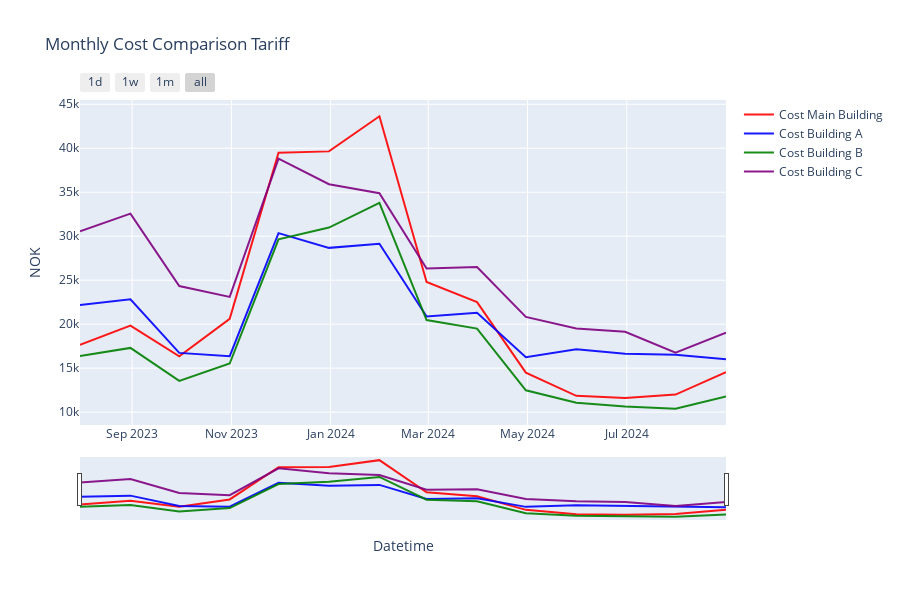

Notebook code cell kept with this figure:
### Markdown cell above
5. Montly Cost with tariff

### Code cell
plot_cols_tar =[
    ColumnParam("Tariff_Cost_Net_Of_Sun", "Cost Main Building"),
    ColumnParam("Tariff_Cost A", "Cost Building A"),
    ColumnParam("Tariff_Cost B", "Cost Building B"),
    ColumnParam("Tariff_Cost C", "Cost Building C"),
]


plot_energy_usage(tariff_cost, plot_cols_tar,
                    titel="Monthly Cost Comparison Tariff",
                    yaxis_title="NOK",
                    tozeroy=False,
                    dark_mode=True,
                    )

### Figure 1 — Plotly figure (JSON) as saved in the notebook; plotly's stock layout.template omitted (floating-point values rounded to 4 significant figures)
{"data": [{"line": {"color": "rgba(255, 0, 0, 0.9)"}, "mode": "lines", "name": "Cost Main Building", "type": "scatter", "x": ["2023-07-31T00:00:00", "2023-08-31T00:00:00", "2023-09-30T00:00:00", "2023-10-31T00:00:00", "2023-11-30T00:00:00", "2023-12-31T00:00:00", "2024-01-31T00:00:00", "2024-02-29T00:00:00", "2024-03-31T00:00:00", "2024-04-30T00:00:00", "2024-05-31T00:00:00", "2024-06-30T00:00:00", "2024-07-31T00:00:00", "2024-08-31T00:00:00"], "y": [17660.0, 19840.0, 16350.0, 20610.0, 39500.0, 39650.0, 43640.0, 24790.0, 22510.0, 14480.0, 11850.0, 11620.0, 12000.0, 14560.0]}, {"line": {"color": "rgba(0, 0, 255, 0.9)"}, "mode": "lines", "name": "Cost Building A", "type": "scatter", "x": ["2023-07-31T00:00:00", "2023-08-31T00:00:00", "2023-09-30T00:00:00", "2023-10-31T00:00:00", "2023-11-30T00:00:00", "2023-12-31T00:00:00", "2024-01-31T00:00:00", "2024-02-29T00:00:00", "2024-03-31T00:00:00", "2024-04-30T00:00:00", "2024-05-31T00:00:00", "2024-06-30T00:00:00", "2024-07-31T00:00:00", "2024-08-31T00:00:00"], "y": [22180.0, 22830.0, 16740.0, 16360.0, 30350.0, 28680.0, 29140.0, 20870.0, 21300.0, 16240.0, 17140.0, 16640.0, 16540.0, 16020.0]}, {"line": {"color": "rgba(0, 128, 0, 0.9)"}, "mode": "lines", "name": "Cost Building B", "type": "scatter", "x": ["2023-07-31T00:00:00", "2023-08-31T00:00:00", "2023-09-30T00:00:00", "2023-10-31T00:00:00", "2023-11-30T00:00:00", "2023-12-31T00:00:00", "2024-01-31T00:00:00", "2024-02-29T00:00:00", "2024-03-31T00:00:00", "2024-04-30T00:00:00", "2024-05-31T00:00:00", "2024-06-30T00:00:00", "2024-07-31T00:00:00", "2024-08-31T00:00:00"], "y": [16370.0, 17300.0, 13560.0, 15530.0, 29640.0, 30980.0, 33800.0, 20470.0, 19500.0, 12490.0, 11070.0, 10650.0, 10390.0, 11790.0]}, {"line": {"color": "rgba(128, 0, 128, 0.9)"}, "mode": "lines", "name": "Cost Building C", "type": "scatter", "x": ["2023-07-31T00:00:00", "2023-08-31T00:00:00", "2023-09-30T00:00:00", "2023-10-31T00:00:00", "2023-11-30T00:00:00", "2023-12-31T00:00:00", "2024-01-31T00:00:00", "2024-02-29T00:00:00", "2024-03-31T00:00:00", "2024-04-30T00:00:00", "2024-05-31T00:00:00", "2024-06-30T00:00:00", "2024-07-31T00:00:00", "2024-08-31T00:00:00"], "y": [30570.0, 32560.0, 24330.0, 23100.0, 38820.0, 35920.0, 34890.0, 26330.0, 26500.0, 20830.0, 19520.0, 19140.0, 16760.0, 19040.0]}], "layout": {"height": 600, "hovermode": "x unified", "showlegend": true, "title": {"text": "Monthly Cost Comparison Tariff"}, "xaxis": {"rangeselector": {"buttons": [{"count": 1, "label": "1d", "step": "day", "stepmode": "backward"}, {"count": 7, "label": "1w", "step": "day", "stepmode": "backward"}, {"count": 1, "label": "1m", "step": "month", "stepmode": "backward"}, {"step": "all"}]}, "rangeslider": {"visible": true}, "title": {"text": "Datetime"}, "type": "date"}, "yaxis": {"title": {"text": "NOK"}}}}
